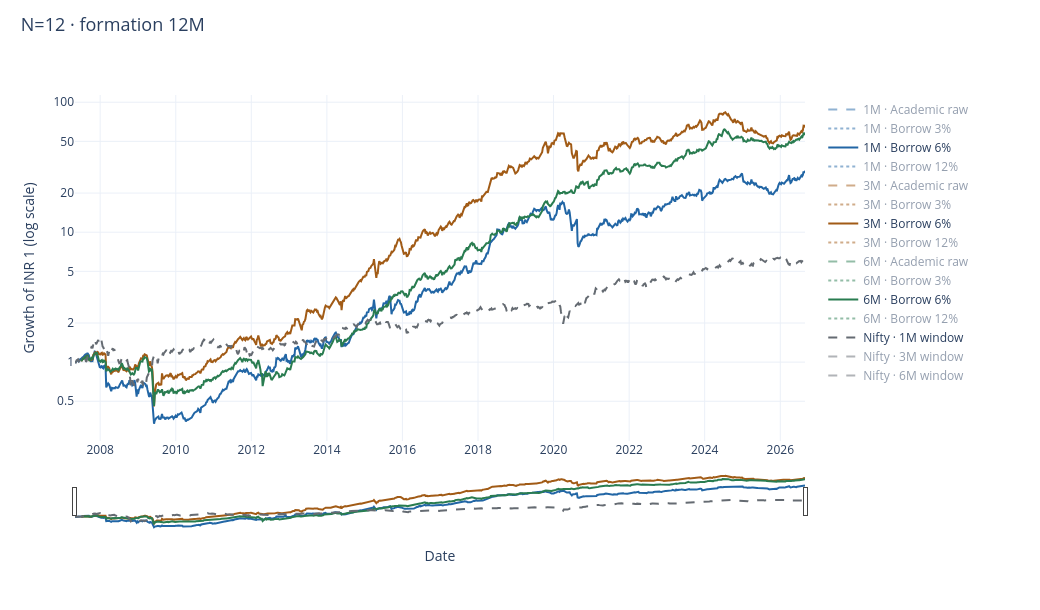

The notebook cell saved with this chart:
### Markdown cell above
### N=12

### Code cell
research.equity(12)

### Figure 1 — Plotly figure (JSON) as saved in the notebook; plotly's stock layout.template omitted (floating-point values rounded to 4 significant figures; data arrays with more than 128 entries replaced by an {"elided": "..."} marker saying what was removed)
{"data": [{"line": {"color": "#2266a5", "dash": "dash", "width": 2}, "name": "1M · Academic raw", "type": "scatter", "visible": "legendonly", "x": {"elided": "1010 str values"}, "y": {"elided": "1010 float values"}}, {"line": {"color": "#2266a5", "dash": "dot", "width": 2}, "name": "1M · Borrow 3%", "type": "scatter", "visible": "legendonly", "x": {"elided": "1010 str values"}, "y": {"elided": "1010 float values"}}, {"line": {"color": "#2266a5", "dash": "solid", "width": 2}, "name": "1M · Borrow 6%", "type": "scatter", "visible": true, "x": {"elided": "1010 str values"}, "y": {"elided": "1010 float values"}}, {"line": {"color": "#2266a5", "dash": "dot", "width": 2}, "name": "1M · Borrow 12%", "type": "scatter", "visible": "legendonly", "x": {"elided": "1010 str values"}, "y": {"elided": "1010 float values"}}, {"line": {"color": "#a15b16", "dash": "dash", "width": 2}, "name": "3M · Academic raw", "type": "scatter", "visible": "legendonly", "x": {"elided": "1001 str values"}, "y": {"elided": "1001 float values"}}, {"line": {"color": "#a15b16", "dash": "dot", "width": 2}, "name": "3M · Borrow 3%", "type": "scatter", "visible": "legendonly", "x": {"elided": "1001 str values"}, "y": {"elided": "1001 float values"}}, {"line": {"color": "#a15b16", "dash": "solid", "width": 2}, "name": "3M · Borrow 6%", "type": "scatter", "visible": true, "x": {"elided": "1001 str values"}, "y": {"elided": "1001 float values"}}, {"line": {"color": "#a15b16", "dash": "dot", "width": 2}, "name": "3M · Borrow 12%", "type": "scatter", "visible": "legendonly", "x": {"elided": "1001 str values"}, "y": {"elided": "1001 float values"}}, {"line": {"color": "#297c50", "dash": "dash", "width": 2}, "name": "6M · Academic raw", "type": "scatter", "visible": "legendonly", "x": {"elided": "1001 str values"}, "y": {"elided": "1001 float values"}}, {"line": {"color": "#297c50", "dash": "dot", "width": 2}, "name": "6M · Borrow 3%", "type": "scatter", "visible": "legendonly", "x": {"elided": "1001 str values"}, "y": {"elided": "1001 float values"}}, {"line": {"color": "#297c50", "dash": "solid", "width": 2}, "name": "6M · Borrow 6%", "type": "scatter", "visible": true, "x": {"elided": "1001 str values"}, "y": {"elided": "1001 float values"}}, {"line": {"color": "#297c50", "dash": "dot", "width": 2}, "name": "6M · Borrow 12%", "type": "scatter", "visible": "legendonly", "x": {"elided": "1001 str values"}, "y": {"elided": "1001 float values"}}, {"line": {"color": "#656b72", "dash": "dash"}, "name": "Nifty · 1M window", "type": "scatter", "visible": true, "x": {"elided": "1010 str values"}, "y": {"elided": "1010 float values"}}, {"line": {"color": "#656b72", "dash": "dash"}, "name": "Nifty · 3M window", "type": "scatter", "visible": "legendonly", "x": {"elided": "1001 str values"}, "y": {"elided": "1001 float values"}}, {"line": {"color": "#656b72", "dash": "dash"}, "name": "Nifty · 6M window", "type": "scatter", "visible": "legendonly", "x": {"elided": "1001 str values"}, "y": {"elided": "1001 float values"}}], "layout": {"height": 610, "hovermode": "x unified", "legend": {"font": {"size": 12}, "itemclick": "toggle", "itemdoubleclick": "toggleothers", "x": 1.025, "y": 1}, "margin": {"b": 80, "l": 75, "r": 235, "t": 95}, "title": {"font": {"size": 18}, "text": "N=12 · formation 12M", "x": 0.02, "y": 0.97}, "width": 1040, "xaxis": {"rangeslider": {"thickness": 0.13, "visible": true}, "title": {"text": "Date"}}, "yaxis": {"tickmode": "array", "ticktext": ["0.001", "0.002", "0.005", "0.01", "0.02", "0.05", "0.1", "0.2", "0.5", "1", "2", "5", "10", "20", "50", "100", "200", "500", "1000", "2000", "5000", "10000", "20000", "50000", "100000", "200000", "500000", "1e+06", "2e+06", "5e+06", "1e+07", "2e+07", "5e+07", "1e+08", "2e+08", "5e+08"], "tickvals": [0.001, 0.002, 0.005, 0.01, 0.02, 0.05, 0.1, 0.2, 0.5, 1.0, 2.0, 5.0, 10.0, 20.0, 50.0, 100.0, 200.0, 500.0, 1000.0, 2000.0, 5000.0, 10000.0, 20000.0, 50000.0, 100000.0, 200000.0, 500000.0, 1000000.0, 2000000.0, 5000000.0, 10000000.0, 20000000.0, 50000000.0, 100000000.0, 200000000.0, 500000000.0], "title": {"text": "Growth of INR 1 (log scale)"}, "type": "log"}}}
